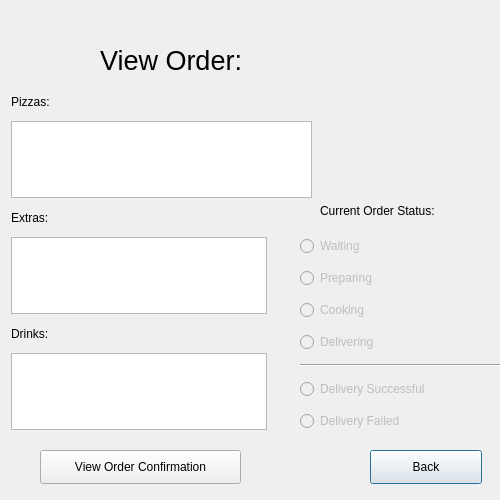
<?xml version="1.0" encoding="UTF-8"?>
<ui version="4.0">
 <class>Dialog</class>
 <widget class="QDialog" name="Dialog">
  <property name="geometry">
   <rect>
    <x>0</x>
    <y>0</y>
    <width>500</width>
    <height>500</height>
   </rect>
  </property>
  <property name="minimumSize">
   <size>
    <width>500</width>
    <height>500</height>
   </size>
  </property>
  <property name="maximumSize">
   <size>
    <width>500</width>
    <height>500</height>
   </size>
  </property>
  <property name="windowTitle">
   <string>View Order</string>
  </property>
  <property name="windowIcon">
   <iconset>
    <normaloff>PizzaIcon.png</normaloff>PizzaIcon.png</iconset>
  </property>
  <widget class="QLabel" name="label">
   <property name="geometry">
    <rect>
     <x>100</x>
     <y>10</y>
     <width>321</width>
     <height>101</height>
    </rect>
   </property>
   <property name="font">
    <font>
     <pointsize>20</pointsize>
    </font>
   </property>
   <property name="text">
    <string>View Order:</string>
   </property>
  </widget>
  <widget class="QTextBrowser" name="drinkstable">
   <property name="geometry">
    <rect>
     <x>11</x>
     <y>353</y>
     <width>256</width>
     <height>77</height>
    </rect>
   </property>
  </widget>
  <widget class="QPushButton" name="backbutton">
   <property name="geometry">
    <rect>
     <x>370</x>
     <y>450</y>
     <width>112</width>
     <height>34</height>
    </rect>
   </property>
   <property name="text">
    <string>Back</string>
   </property>
  </widget>
  <widget class="QLabel" name="label_2">
   <property name="geometry">
    <rect>
     <x>320</x>
     <y>200</y>
     <width>171</width>
     <height>21</height>
    </rect>
   </property>
   <property name="text">
    <string>Current Order Status:</string>
   </property>
  </widget>
  <widget class="QWidget" name="layoutWidget">
   <property name="geometry">
    <rect>
     <x>300</x>
     <y>230</y>
     <width>201</width>
     <height>209</height>
    </rect>
   </property>
   <layout class="QVBoxLayout" name="verticalLayout">
    <item>
     <widget class="QRadioButton" name="radiowaiting">
      <property name="enabled">
       <bool>false</bool>
      </property>
      <property name="text">
       <string>Waiting</string>
      </property>
      <property name="checkable">
       <bool>true</bool>
      </property>
      <property name="checked">
       <bool>false</bool>
      </property>
     </widget>
    </item>
    <item>
     <widget class="QRadioButton" name="radiopreparing">
      <property name="enabled">
       <bool>false</bool>
      </property>
      <property name="text">
       <string>Preparing</string>
      </property>
      <property name="checkable">
       <bool>true</bool>
      </property>
     </widget>
    </item>
    <item>
     <widget class="QRadioButton" name="radiocooking">
      <property name="enabled">
       <bool>false</bool>
      </property>
      <property name="font">
       <font>
        <kerning>true</kerning>
       </font>
      </property>
      <property name="mouseTracking">
       <bool>true</bool>
      </property>
      <property name="acceptDrops">
       <bool>false</bool>
      </property>
      <property name="toolTip">
       <string/>
      </property>
      <property name="statusTip">
       <string/>
      </property>
      <property name="accessibleName">
       <string/>
      </property>
      <property name="accessibleDescription">
       <string/>
      </property>
      <property name="text">
       <string>Cooking</string>
      </property>
      <property name="checkable">
       <bool>true</bool>
      </property>
     </widget>
    </item>
    <item>
     <widget class="QRadioButton" name="radiodelivering">
      <property name="enabled">
       <bool>false</bool>
      </property>
      <property name="text">
       <string>Delivering</string>
      </property>
      <property name="checkable">
       <bool>true</bool>
      </property>
     </widget>
    </item>
    <item>
     <widget class="Line" name="line">
      <property name="orientation">
       <enum>Qt::Horizontal</enum>
      </property>
     </widget>
    </item>
    <item>
     <widget class="QRadioButton" name="radiosuccessful">
      <property name="enabled">
       <bool>false</bool>
      </property>
      <property name="text">
       <string>Delivery Successful</string>
      </property>
      <property name="checkable">
       <bool>true</bool>
      </property>
     </widget>
    </item>
    <item>
     <widget class="QRadioButton" name="radiofailed">
      <property name="enabled">
       <bool>false</bool>
      </property>
      <property name="text">
       <string>Delivery Failed</string>
      </property>
      <property name="checkable">
       <bool>true</bool>
      </property>
     </widget>
    </item>
   </layout>
  </widget>
  <widget class="QTextBrowser" name="extrastable">
   <property name="geometry">
    <rect>
     <x>11</x>
     <y>237</y>
     <width>256</width>
     <height>77</height>
    </rect>
   </property>
  </widget>
  <widget class="QTextBrowser" name="pizzatable">
   <property name="geometry">
    <rect>
     <x>11</x>
     <y>121</y>
     <width>301</width>
     <height>77</height>
    </rect>
   </property>
  </widget>
  <widget class="QLabel" name="label_4">
   <property name="geometry">
    <rect>
     <x>11</x>
     <y>91</y>
     <width>52</width>
     <height>21</height>
    </rect>
   </property>
   <property name="text">
    <string>Pizzas:</string>
   </property>
  </widget>
  <widget class="QLabel" name="label_5">
   <property name="geometry">
    <rect>
     <x>11</x>
     <y>207</y>
     <width>53</width>
     <height>21</height>
    </rect>
   </property>
   <property name="text">
    <string>Extras:</string>
   </property>
  </widget>
  <widget class="QLabel" name="label_6">
   <property name="geometry">
    <rect>
     <x>11</x>
     <y>323</y>
     <width>53</width>
     <height>21</height>
    </rect>
   </property>
   <property name="text">
    <string>Drinks:</string>
   </property>
  </widget>
  <widget class="QPushButton" name="viewconfirmation">
   <property name="geometry">
    <rect>
     <x>40</x>
     <y>450</y>
     <width>201</width>
     <height>34</height>
    </rect>
   </property>
   <property name="text">
    <string>View Order Confirmation</string>
   </property>
  </widget>
 </widget>
 <resources/>
 <connections/>
</ui>
